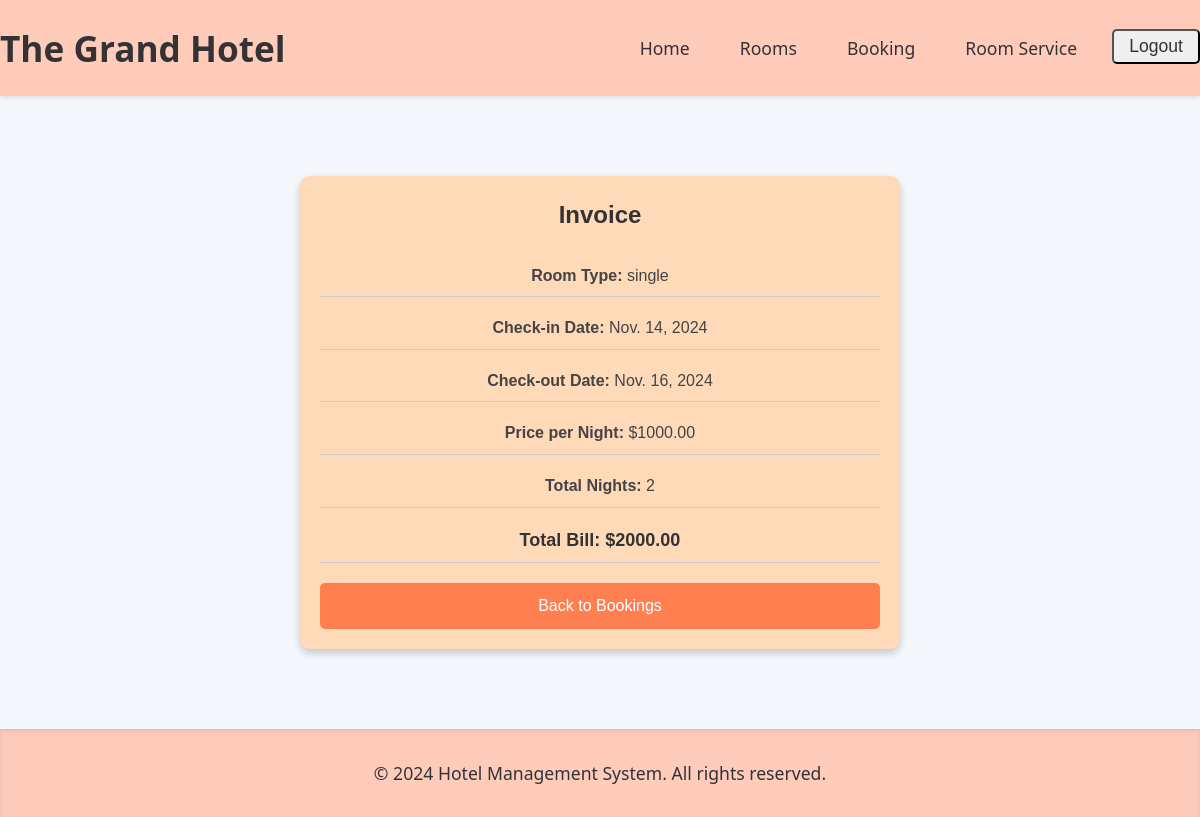
The app's page /invoice/ (signed in), older data.
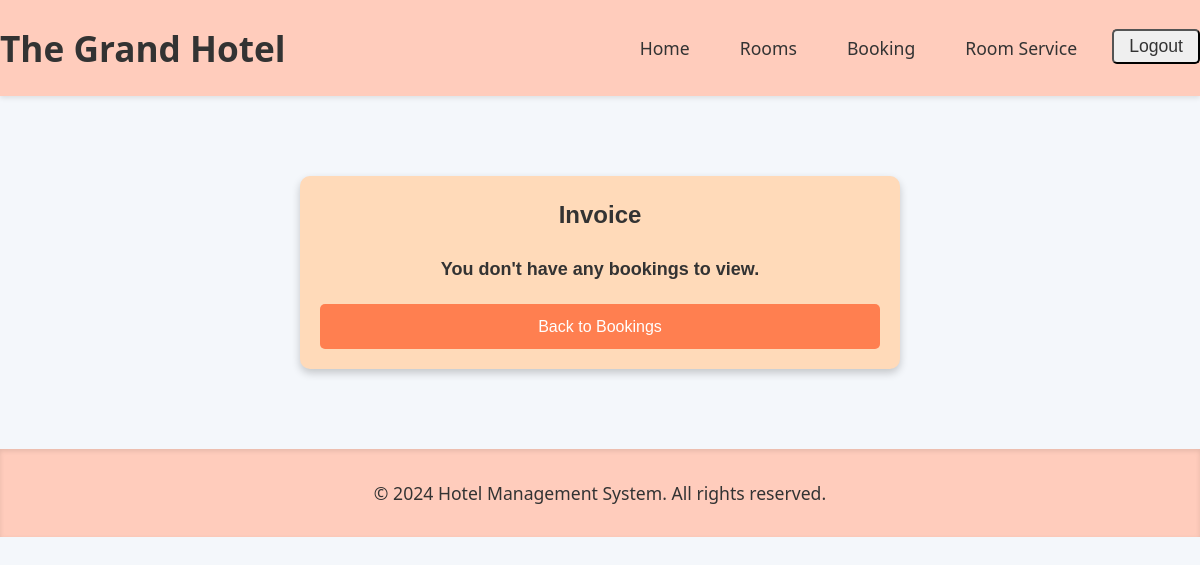
The same page, newer data.
### hotel/models.py (models this page shows, shortened)
class Booking(models.Model):
    user = models.ForeignKey(User, on_delete=models.CASCADE)
    room_type = models.CharField(max_length=10, choices=ROOM_TYPES, default='single')
    check_in_date = models.DateField(default=datetime.date.today)
    check_out_date = models.DateField(default=datetime.date.today)
    bill = models.DecimalField(max_digits=10, decimal_places=2, default=0)
    room_price = models.DecimalField(max_digits=10, decimal_places=2, null=True)
    nights = models.IntegerField(null=True)

### hotel/views.py (the view)
# urls.py: path('invoice/', views.invoice, name='invoice'),  # Booking page URL
@login_required
def invoice(request):
    booking = Booking.objects.filter(user=request.user).last()  # Latest booking for the user
    return render(request, 'invoice.html', {'booking': booking})

### templates/hotel/invoice.html (shortened to what this page needs)
{% extends 'base.html' %}
{% block content %}
<div class="invoice-container">
    <div class="invoice-header">Invoice</div>
    {% if booking %}
        <ul class="invoice-details">
            <li><strong>Room Type:</strong> {{ booking.room_type }}</li>
            <li><strong>Check-in Date:</strong> {{ booking.check_in_date }}</li>
            <li><strong>Check-out Date:</strong> {{ booking.check_out_date }}</li>
            <li><strong>Price per Night:</strong> ${{ booking.room_price }}</li>
            <li><strong>Total Nights:</strong> {{ booking.nights }}</li>
            <li class="invoice-total"><strong>Total Bill:</strong> ${{ booking.bill }}</li>
        </ul>
    {% else %}
        <p class="invoice-total">You don't have any bookings to view.</p>
    {% endif %}
    <a href="{% url 'bookings' %}" class="back-button">Back to Bookings</a>
</div>
{% endblock %}

Row changes from the older to the newer data that the page shows:
removed Booking: room_type "single", check_in_date "Nov. 14, 2024", check_out_date "Nov. 16, 2024", room_price "1000.00", nights "2", bill "2000.00"
Text that changed along with them:
text no longer shown: "Room Type: Check-in Date: Check-out Date: Price per Night: $ Total Nights: Total Bill: $"
text now shown: "You don't have any bookings to view."
